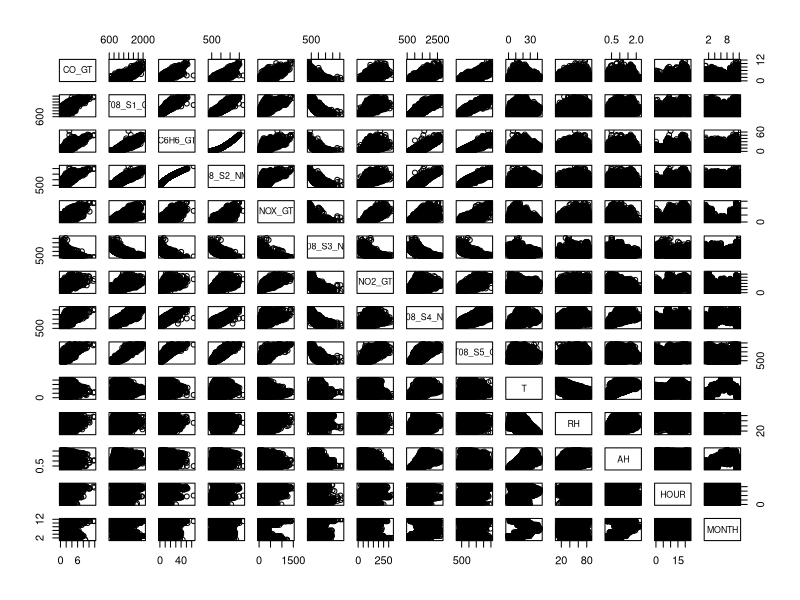
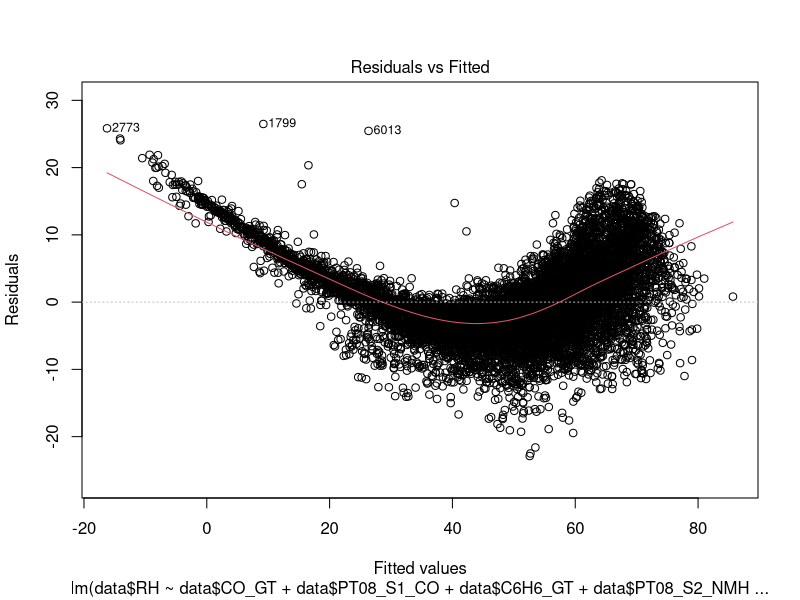
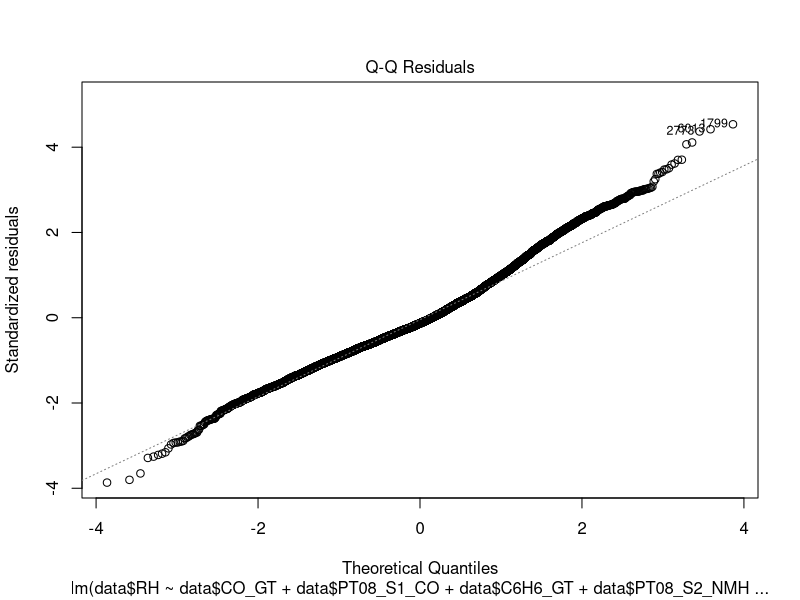
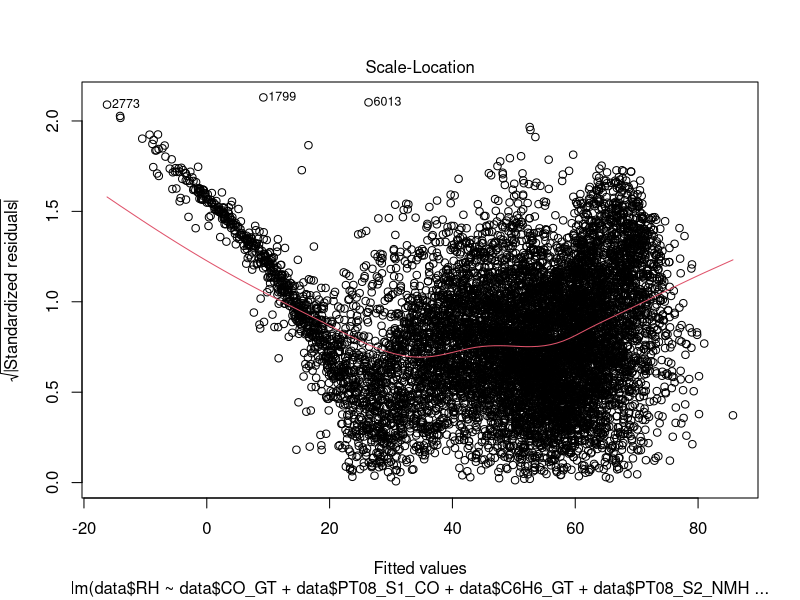
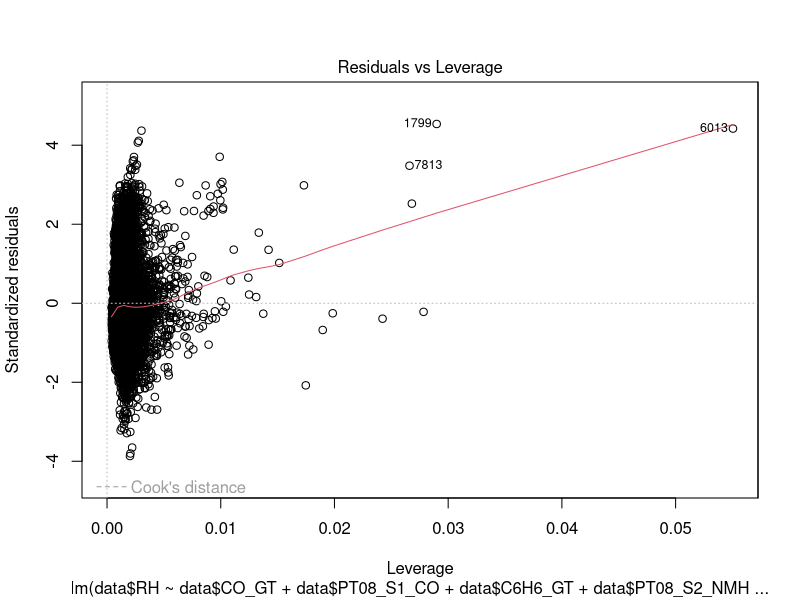
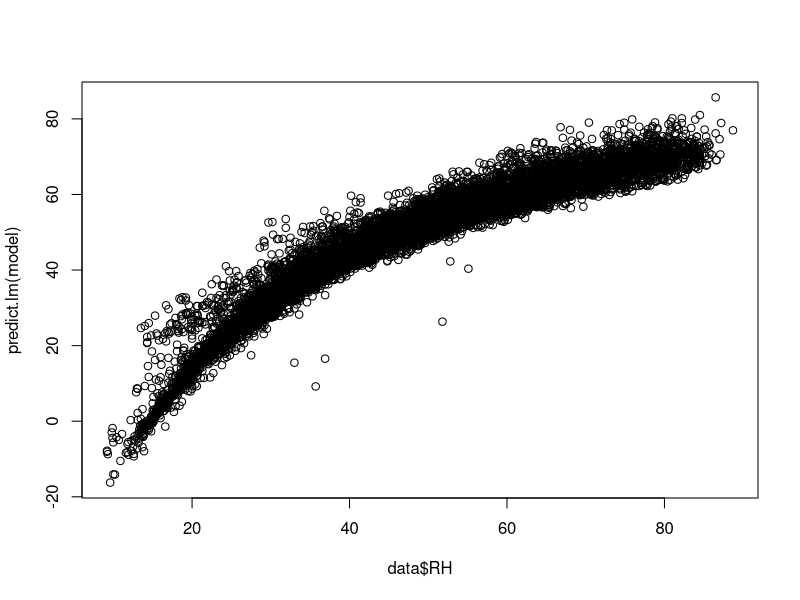

These charts were generated, in order, by the following R code:
library(readxl)
library(Metrics)
data <- read_excel("AirQualityUCI_cleaned.xlsx")
View(data)

dim(data)

summary(data)

# making matrix of the important data
pollutiondata <- cbind(data$CO_GT,
                        data$PT08_S1_CO,
                        data$C6H6_GT,
                        data$PT08_S2_NMHC,
                        data$NOX_GT,
                        data$PT08_S3_NOX,
                        data$NO2_GT,
                        data$PT08_S4_NO2,
                        data$PT08_S5_O3,
                        data$T,
                        data$RH,
                        data$AH,
                        data$HOUR,
                        data$MONTH)

View(pollutiondata)

summary(pollutiondata)

cor(data)
pairs(data)
# making a linear model for the prediction of relative humidity
# with all the rest of the data points as the inputs for the model

model <- lm(data$RH ~ data$CO_GT + data$PT08_S1_CO + data$C6H6_GT + data$PT08_S2_NMHC + data$NOX_GT + data$PT08_S3_NOX + data$NO2_GT + data$PT08_S4_NO2 + data$PT08_S5_O3 + data$T + data$AH + data$HOUR + data$MONTH) # nolint: line_length_linter.

summary(model)
plot(model)

anova(model)

predict.lm(model)

plot(data$RH, predict.lm(model))

coef(model)

rmse(predict.lm(model), data$RH)
mape(predict.lm(model), data$RH)
